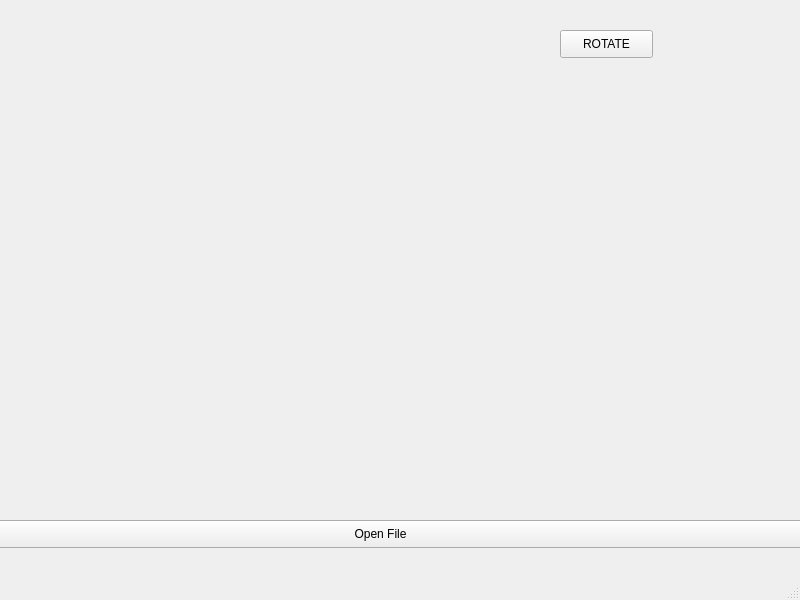
<?xml version="1.0" encoding="UTF-8"?>
<ui version="4.0">
 <class>MainWindow</class>
 <widget class="QMainWindow" name="MainWindow">
  <property name="geometry">
   <rect>
    <x>0</x>
    <y>0</y>
    <width>800</width>
    <height>600</height>
   </rect>
  </property>
  <property name="windowTitle">
   <string>MainWindow</string>
  </property>
  <widget class="QWidget" name="centralwidget">
   <widget class="QPushButton" name="pushButton">
    <property name="geometry">
     <rect>
      <x>-70</x>
      <y>520</y>
      <width>901</width>
      <height>28</height>
     </rect>
    </property>
    <property name="text">
     <string>Open File</string>
    </property>
   </widget>
   <widget class="QLabel" name="label">
    <property name="geometry">
     <rect>
      <x>30</x>
      <y>20</y>
      <width>648</width>
      <height>486</height>
     </rect>
    </property>
    <property name="text">
     <string/>
    </property>
    <property name="alignment">
     <set>Qt::AlignCenter</set>
    </property>
   </widget>
   <widget class="QPushButton" name="rotate">
    <property name="geometry">
     <rect>
      <x>560</x>
      <y>30</y>
      <width>93</width>
      <height>28</height>
     </rect>
    </property>
    <property name="text">
     <string>ROTATE</string>
    </property>
   </widget>
  </widget>
  <widget class="QMenuBar" name="menubar">
   <property name="geometry">
    <rect>
     <x>0</x>
     <y>0</y>
     <width>800</width>
     <height>26</height>
    </rect>
   </property>
  </widget>
  <widget class="QStatusBar" name="statusbar"/>
 </widget>
 <resources/>
 <connections/>
</ui>
